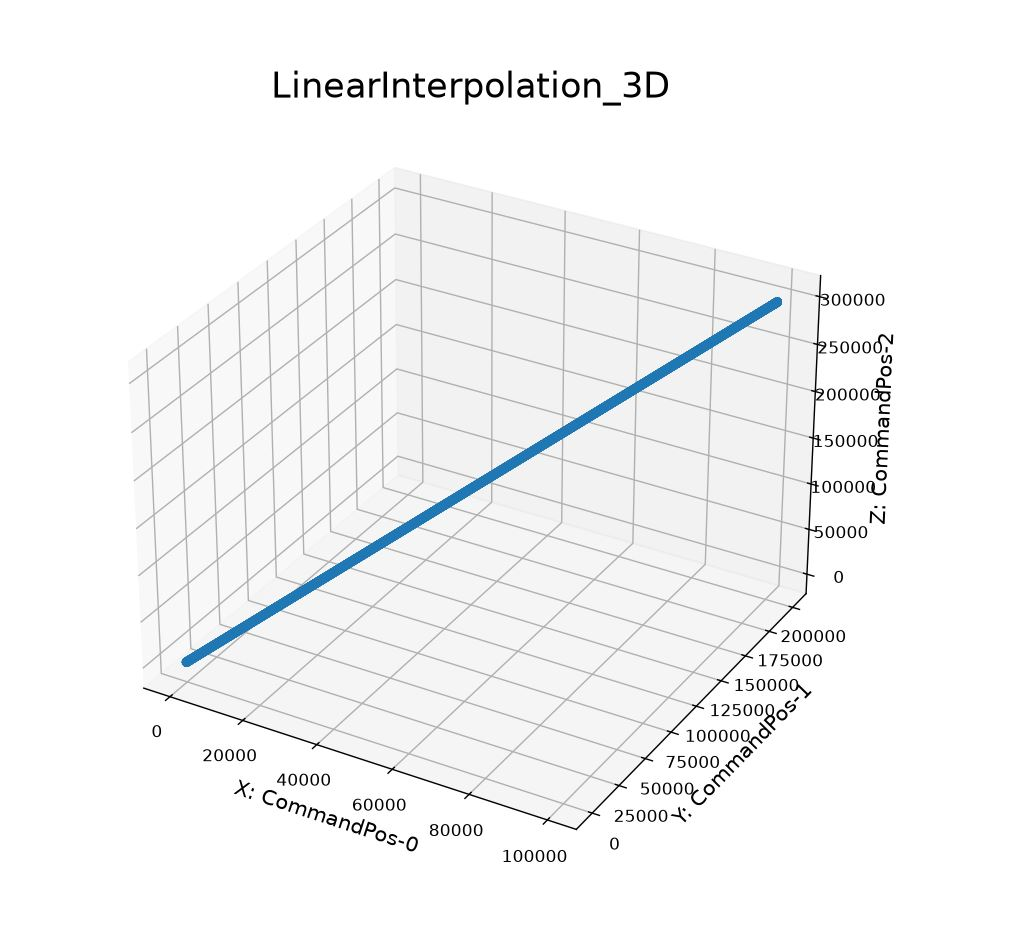

The Python source for this figure:
import pandas as pd
import matplotlib.pyplot as plt

df = pd.read_csv('Linear3DCSV.csv')

fig = plt.figure(figsize=(10, 8))
ax = plt.subplot(projection='3d')

img = ax.scatter(df['CommandPos-0'], 
                 df['CommandPos-1'], 
                 df['CommandPos-2'], 
                 )

ax.set_title('LinearInterpolation_3D', fontsize=20)
ax.set_xlabel('X: CommandPos-0', fontsize=12)
ax.set_ylabel('Y: CommandPos-1', fontsize=12)
ax.set_zlabel('Z: CommandPos-2', fontsize=12)

plt.show()
